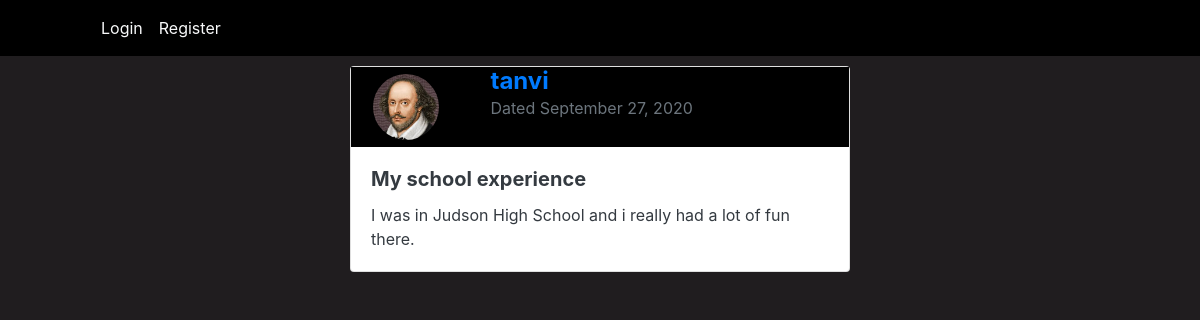
Screenshot of /blog/post/34/ with the database file from the repository.
### blog/models.py (models this page shows, shortened)
class Post(models.Model):
    title = models.CharField(max_length=100)
    content = models.TextField()
    date = models.DateTimeField(auto_now_add=True)
    author = models.ForeignKey(User,on_delete=models.CASCADE)

### users/models.py (models this page shows, shortened)
class Profile(models.Model):
    user = models.OneToOneField(User,on_delete=models.CASCADE)
    image = models.ImageField(default="default.png",upload_to="profile_pics")
    bio = models.TextField()

### blog/views.py (the view)
# urls.py: path('post/<int:pk>/',PostDetailView.as_view(),name='post_detail'),
class PostDetailView(DetailView):
    model = Post

### blog/templates/blog/post_detail.html (shortened to what this page needs)
{% extends "blog/base.html" %}
{% block body1 %}
    <div style="margin:10px;padding:auto;">
        <div class="card mx-auto"  style="width:500px">
            <div class="container">
                <div class="row">
                <div class="col-sm-3" style="background-color:black;">
                    <img class="card-img-top rounded-circle"  style="border-radius: 50%; height:80px; width:80px;padding:7px" src="{{object.author.profile.image.url}}" alt="Card image"/>
                </div>
                <div class="col-sm-9" style="background-color:black;">
                    <p>
                        <span class="h4 font-weight-bold">
                            <a href="{% url 'user_posts' object.author.username %}">{{object.author}}</a>
                        </span><br>
                        <span class = "text-muted">Dated {{object.date|date:"F d, Y"}}</span>
                    </p>
                </div>
                </div>
            </div>
            <div class="card-body text-dark">
                {% if object.title %}
                    <div class="card-title h5 font-weight-bold">{{object.title}}</div>
                {% endif %}
                <p class="card-text">
                    {{object.content}}
                </p>
            </div>
        </div>
    </div>
{% endblock body1 %}

### blog/static/blog/main.css (style rules this page uses)
body { background-color: rgb(32, 29, 31); color:rgb(246, 145, 15) }

### rows the page displays
Post: author.profile.image (picture), author "tanvi", date "September 27, 2020", title "My school experience", content "I was in Judson High School and i really had a lot of fun there."
